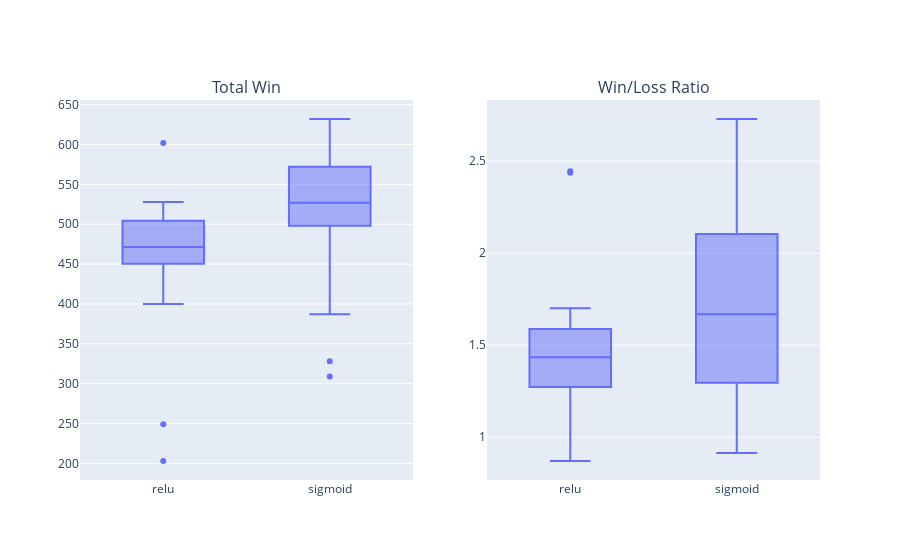

Here is the notebook cell this chart was saved with:
### Code cell
fig = make_subplots(cols=2, subplot_titles=["Total Win", "Win/Loss Ratio"])
fig.add_trace(ex.box(df, x="act_in", y="win").data[0])
fig.add_trace(ex.box(df, x="act_in", y="ratio").data[0], row=1, col=2)

### Figure 1 — Plotly figure (JSON) as saved in the notebook; plotly's stock layout.template omitted (floating-point values rounded to 4 significant figures)
{"data": [{"alignmentgroup": "True", "hovertemplate": "act_in=%{x}<br>win=%{y}<extra></extra>", "legendgroup": "", "marker": {"color": "#636efa"}, "name": "", "notched": false, "offsetgroup": "", "orientation": "v", "showlegend": false, "type": "box", "x": ["relu", "relu", "relu", "relu", "relu", "relu", "relu", "relu", "relu", "relu", "relu", "relu", "relu", "relu", "relu", "relu", "relu", "relu", "relu", "relu", "relu", "relu", "relu", "relu", "sigmoid", "sigmoid", "sigmoid", "sigmoid", "sigmoid", "sigmoid", "sigmoid", "sigmoid", "sigmoid", "sigmoid", "sigmoid", "sigmoid", "sigmoid", "sigmoid", "sigmoid", "sigmoid", "sigmoid", "sigmoid", "sigmoid", "sigmoid", "sigmoid", "sigmoid", "sigmoid", "sigmoid"], "x0": " ", "xaxis": "x", "y": [507, 482, 452, 476, 449, 602, 483, 471, 400, 203, 249, 467, 470, 502, 448, 472, 415, 502, 524, 457, 523, 528, 509, 453, 457, 625, 499, 522, 509, 536, 532, 604, 309, 328, 387, 394, 548, 516, 591, 538, 553, 500, 613, 622, 632, 534, 520, 497], "y0": " ", "yaxis": "y"}, {"alignmentgroup": "True", "hovertemplate": "act_in=%{x}<br>ratio=%{y}<extra></extra>", "legendgroup": "", "marker": {"color": "#636efa"}, "name": "", "notched": false, "offsetgroup": "", "orientation": "v", "showlegend": false, "type": "box", "x": ["relu", "relu", "relu", "relu", "relu", "relu", "relu", "relu", "relu", "relu", "relu", "relu", "relu", "relu", "relu", "relu", "relu", "relu", "relu", "relu", "relu", "relu", "relu", "relu", "sigmoid", "sigmoid", "sigmoid", "sigmoid", "sigmoid", "sigmoid", "sigmoid", "sigmoid", "sigmoid", "sigmoid", "sigmoid", "sigmoid", "sigmoid", "sigmoid", "sigmoid", "sigmoid", "sigmoid", "sigmoid", "sigmoid", "sigmoid", "sigmoid", "sigmoid", "sigmoid", "sigmoid"], "x0": " ", "xaxis": "x2", "y": [1.599, 1.435, 1.322, 1.451, 1.258, 2.437, 1.573, 1.534, 1.311, 0.9531, 0.8706, 2.445, 1.227, 1.594, 1.287, 1.435, 1.101, 1.584, 1.701, 1.238, 1.499, 1.386, 1.626, 1.317, 1.137, 2.729, 1.32, 1.577, 1.292, 1.654, 1.828, 2.254, 0.9142, 0.9647, 1.057, 1.053, 1.681, 1.659, 2.273, 1.676, 1.954, 1.337, 2.533, 2.658, 2.421, 1.816, 1.912, 1.301], "y0": " ", "yaxis": "y2"}], "layout": {"annotations": [{"font": {"size": 16}, "showarrow": false, "text": "Total Win", "x": 0.225, "xanchor": "center", "xref": "paper", "y": 1.0, "yanchor": "bottom", "yref": "paper"}, {"font": {"size": 16}, "showarrow": false, "text": "Win/Loss Ratio", "x": 0.775, "xanchor": "center", "xref": "paper", "y": 1.0, "yanchor": "bottom", "yref": "paper"}], "xaxis": {"anchor": "y", "domain": [0.0, 0.45]}, "xaxis2": {"anchor": "y2", "domain": [0.55, 1.0]}, "yaxis": {"anchor": "x", "domain": [0.0, 1.0]}, "yaxis2": {"anchor": "x2", "domain": [0.0, 1.0]}}}
